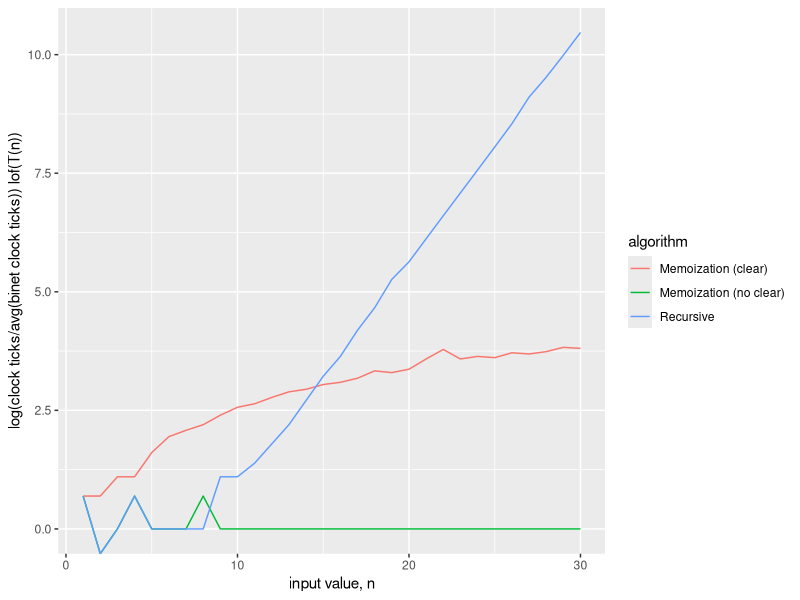

This figure's R source:
require(ggplot2)
t <- read.csv("result.csv", header=F)
X11()

dt <- data.frame(algorithm=factor(rep(c("Memoization (clear)", "Memoization (no clear)", "Recursive"), each = 30)),
           clocks=c(log(as.numeric(t[1,])), log(as.numeric(t[2,])), log(as.numeric(t[3,]))),
           time=c(1:30,1:30,1:30))

p = ggplot(dt, aes(x=time, colour=algorithm, y=clocks)) +
  xlab('input value, n') +
  ylab('log(clock ticks/avg(binet clock ticks)) lof(T(n))') +
  geom_line()
print(p)
message("Press Return To Continue")
invisible(readLines("stdin", n=1))
